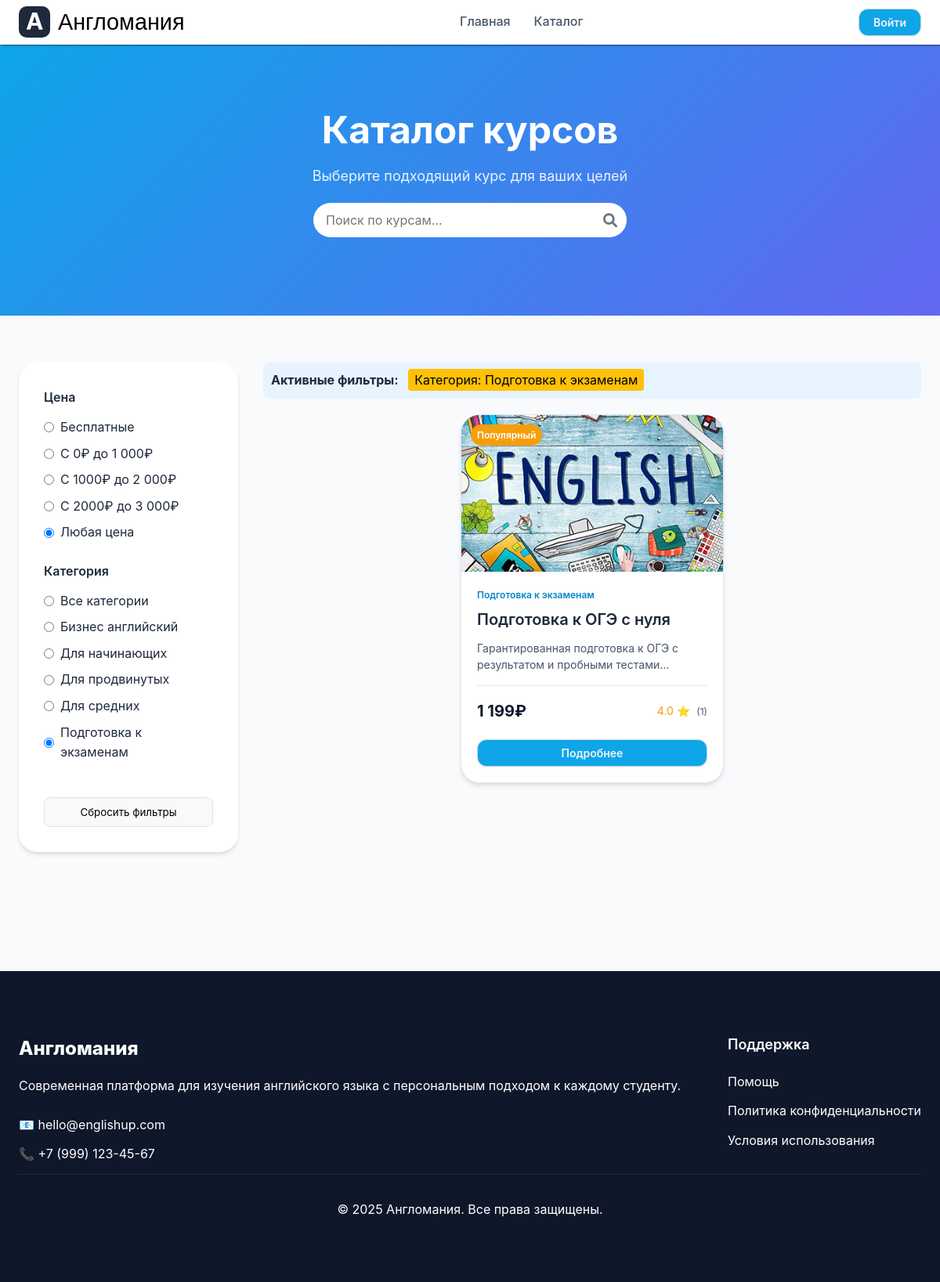
/index.php?page=catalog&category=exams, run on the app's committed database.
### tables this page shows
CREATE TABLE `categories` (
  `id` int NOT NULL,
  `name` varchar(255) NOT NULL,
  `description` text,
  `slug` varchar(255) NOT NULL,
  `created_at` timestamp NULL DEFAULT CURRENT_TIMESTAMP,
  `updated_at` timestamp NULL DEFAULT CURRENT_TIMESTAMP ON UPDATE CURRENT_TIMESTAMP
);

CREATE TABLE `courses` (
  `id` int NOT NULL,
  `category_id` int NOT NULL,
  `title` varchar(255) NOT NULL,
  `description` text,
  `full_description` text,
  `price` decimal(10,2) NOT NULL,
  `image` varchar(255) DEFAULT NULL,
  `pdf_file` varchar(255) DEFAULT NULL,
  `rating` decimal(3,2) DEFAULT '0.00',
  `is_popular` tinyint(1) DEFAULT '0',
  `is_active` tinyint(1) DEFAULT '1',
  `created_at` timestamp NULL DEFAULT CURRENT_TIMESTAMP,
  `updated_at` timestamp NULL DEFAULT CURRENT_TIMESTAMP ON UPDATE CURRENT_TIMESTAMP
);

### db/database.php (called while the page is built, shortened)
<?php
function getDBConnection() {
    static $pdo = null;
    if ($pdo === null) {
        try {
            $dsn = "mysql:host=" . DB_HOST . ";dbname=" . DB_NAME . ";charset=" . DB_CHARSET;
            $options = [
                PDO::ATTR_ERRMODE => PDO::ERRMODE_EXCEPTION,
                PDO::ATTR_DEFAULT_FETCH_MODE => PDO::FETCH_ASSOC,
                PDO::ATTR_EMULATE_PREPARES => false,
            ];
            $pdo = new PDO($dsn, DB_USER, DB_PASS, $options);
        } catch (PDOException $e) {
            die("Ошибка подключения к базе данных: " . $e->getMessage());
        }
    }
    return $pdo;
}
function query($sql, $params = []) {
    $pdo = getDBConnection();
    $stmt = $pdo->prepare($sql);
    $stmt->execute($params);
    return $stmt->fetchAll();
}
function queryOne($sql, $params = []) {
    $pdo = getDBConnection();
    $stmt = $pdo->prepare($sql);
    $stmt->execute($params);
    return $stmt->fetch();
}
?>

### includes/courses.php (called while the page is built, shortened)
<?php
require_once __DIR__ . '/../db/database.php';
function getCourseRatingFromReviews($courseId) {
    $sql = "SELECT AVG(rating) as avg_rating, COUNT(*) as review_count
            FROM reviews
            WHERE course_id = ?";
    $result = queryOne($sql, [$courseId]);
    if ($result && $result['review_count'] > 0) {
        return [
            'rating' => round($result['avg_rating'], 1),
            'count' => $result['review_count']
        ];
    }
    return [
        'rating' => 0,
        'count' => 0
    ];
}
function getCourses($filters = []) {
    $sql = "SELECT c.*, cat.name as category_name, cat.slug as category_slug,
                   COALESCE(AVG(r.rating), 0) as calculated_rating,
                   COUNT(r.id) as review_count
            FROM courses c
            JOIN categories cat ON c.category_id = cat.id
            LEFT JOIN reviews r ON c.id = r.course_id
            WHERE c.is_active = 1";
    $params = [];
    if (!empty($filters['category'])) {
        $sql .= " AND cat.slug = ?";
        $params[] = $filters['category'];
    }
    $sql .= " GROUP BY c.id";
    $orderBy = " ORDER BY c.created_at DESC";
    $sql .= $orderBy;
    return query($sql, $params);
}
function getCategories() {
    return query("SELECT * FROM categories ORDER BY name ASC");
}
?>

### pages/catalog.php (the view, shortened to what this page needs)
<?php
$filters = [
    'category' => $_GET['category'] ?? '',
    'price_min' => isset($_GET['price_min']) ? (int)$_GET['price_min'] : null,
    'price_max' => isset($_GET['price_max']) ? (int)$_GET['price_max'] : null,
    'rating' => isset($_GET['rating']) ? (float)$_GET['rating'] : '',
    'search' => $_GET['search'] ?? '',
    'sort' => $_GET['sort'] ?? '',
    'price_range' => $_GET['price_range'] ?? ''
];
$courses = getCourses($filters);
$categories = getCategories();
?>
<section class="catalog-section">
    <div class="catalog-header">
        <div class="container">
            <h1 style="font-size: 48px; font-weight: 700; margin-bottom: 16px;">Каталог курсов</h1>
            <p style="font-size: 18px; opacity: 0.9;">Выберите подходящий курс для ваших целей</p>
            <form method="GET" action="" style="position: relative; max-width: 400px; margin: 20px auto;">
                <div style="position: relative;">
                    <input type="text"
                           name="search"
                           placeholder="Поиск по курсам..."
                           value="<?= htmlspecialchars($filters['search']) ?>"
                           style="width: 100%;
                                  padding: 12px 45px 12px 16px;
                                  border: 2px solid #e1e5e9;
                                  border-radius: 25px;
                                  font-size: 16px;
                                  transition: all 0.3s ease;
                                  border: none;
                                  user-select: none;"
                           onblur="this.style.borderColor='#e1e5e9'">
                    <button type="submit"
                            style="position: absolute;
                                   right: 12px;
                                   top: 50%;
                                   transform: translateY(-50%);
                                   background: none;
                                   border: none;
                                   cursor: pointer;
                                   color: #6c757d;
                                   font-size: 18px;">
                        <i class="fa-solid fa-magnifying-glass"></i>
                    </button>
                </div>
            </form>
        </div>
    </div>
    <div class="container">
        <form method="GET" action="" id="filter-form">
            <div class="catalog-grid">
                <div>
                    <div class="filters-sidebar">
                        <div class="filter-group">
                            <div class="filter-title">Цена</div>
                            <div class="filter-options">
                                <label class="filter-option">
                                    <input type="radio"
                                           name="price_range"
                                           value="free"
                                           <?= ($_GET['price_range'] ?? '') === 'free' ? 'checked' : '' ?>
                                           onchange="document.getElementById('filter-form').submit()">
                                    Бесплатные
                                </label>
                                <label class="filter-option">
                                    <input type="radio"
                                           name="price_range"
                                           value="0-1000"
                                           <?= ($_GET['price_range'] ?? '') === '0-1000' ? 'checked' : '' ?>
                                           onchange="document.getElementById('filter-form').submit()">
                                    С 0₽ до 1 000₽
                                </label>
                                <label class="filter-option">
                                    <input type="radio"
                                           name="price_range"
                                           value="1000-2000"
                                           <?= ($_GET['price_range'] ?? '') === '1000-2000' ? 'checked' : '' ?>
                                           onchange="document.getElementById('filter-form').submit()">
                                    С 1000₽ до 2 000₽
                                </label>
                                <label class="filter-option">
                                    <input type="radio"
                                           name="price_range"
                                           value="2000-3000"
                                           <?= ($_GET['price_range'] ?? '') === '2000-3000' ? 'checked' : '' ?>
                                           onchange="document.getElementById('filter-form').submit()">
                                    С 2000₽ до 3 000₽
                                </label>
                                <label class="filter-option">
                                    <input type="radio"
                                           name="price_range"
                                           value=""
                                           <?= empty($_GET['price_range'] ?? '') ? 'checked' : '' ?>
                                           onchange="document.getElementById('filter-form').submit()">
                                    Любая цена
                                </label>
                            </div>
                        </div>
                        <div class="filter-group">
                            <div class="filter-title">Категория</div>
                            <div class="filter-options">
                                <label class="filter-option">
                                    <input type="radio"
                                           name="category"
                                           value=""
                                           <?= empty($filters['category']) ? 'checked' : '' ?>
                                           onchange="document.getElementById('filter-form').submit()">
                                    Все категории
                                </label>
                                <?php foreach ($categories as $category): ?>
                                <label class="filter-option">
                                    <input type="radio"
                                           name="category"
                                           value="<?= htmlspecialchars($category['slug']) ?>"
                                           <?= $filters['category'] == $category['slug'] ? 'checked' : '' ?>
                                           onchange="document.getElementById('filter-form').submit()">
                                    <?= htmlspecialchars($category['name']) ?>
                                </label>
                                <?php endforeach; ?>
                            </div>
                        </div>
                        <button type="button"
                                onclick="window.location.href='?page=catalog'"
                                style="width: 100%;
                                       padding: 10px;
                                       background: #f8f9fa;
                                       border: 1px solid #dee2e6;
                                       border-radius: 8px;
                                       cursor: pointer;
                                       margin-top: 20px;">
                            Сбросить фильтры
                        </button>
                    </div>
                </div>
                <div class="catalog-content">
                    <?php if (!empty($filters['search']) || !empty($filters['category']) || !empty($filters['price_range']) || !empty($filters['rating'])): ?>
                    <div style="margin-bottom: 20px; padding: 10px; background: #e7f3ff; border-radius: 8px;">
                        <strong>Активные фильтры:</strong>
                        <?php if (!empty($filters['category'])): ?>
                            <?php
                            $category_name = '';
                            foreach ($categories as $cat) {
                                if ($cat['slug'] == $filters['category']) {
                                    $category_name = $cat['name'];
                                    break;
                                }
                            }
                            ?>
                            <span style="background: #ffc107; color: black; padding: 4px 8px; border-radius: 4px; margin-left: 8px;">
                                Категория: <?= htmlspecialchars($category_name) ?>
                            </span>
                        <?php endif; ?>
                    </div>
                    <?php endif; ?>
                    <?php if (empty($courses)): ?>
                        <div class="empty-state">
                            <h3 class="heading-md">Курсы не найдены</h3>
                            <p class="body-md" style="color: var(--gray-600); margin-top: 12px;">
                                Попробуйте изменить параметры фильтрации
                            </p>
                        </div>
                    <?php else: ?>
                        <div class="courses-flex">
                            <?php foreach ($courses as $course):
                                $courseRating = getCourseRatingFromReviews($course['id']);
                            ?>
                            <div class="course-card">
                                <div class="course-image">
                                    <img src="<?php echo htmlspecialchars($course['image']); ?>" alt="<?php echo htmlspecialchars($course['title']); ?>">
                                    <?php if ($course['is_popular']): ?>
                                        <div class="popular-badge">Популярный</div>
                                    <?php endif; ?>
                                </div>
                                <div class="course-content">
                                    <span class="course-category"><?php echo htmlspecialchars($course['category_name']); ?></span>
                                    <h3 class="heading-sm"><?php echo htmlspecialchars($course['title']); ?></h3>
                                    <p class="body-sm" style="color: var(--gray-600); margin-top: 12px;">
                                        <?php echo htmlspecialchars(mb_substr($course['description'], 0, 100)); ?>...
                                    </p>
                                    <div class="course-meta">
                                        <div class="course-price">
                                            <?php echo $course['price'] == 0 ? 'Бесплатно' : number_format($course['price'], 0, ',', ' ') . '₽'; ?>
                                        </div>
                                        <div class="course-rating">
                                            <?php if ($courseRating['count'] > 0): ?>
                                                <?php echo number_format($courseRating['rating'], 1); ?> ⭐
                                                <span style="font-size: 12px; color: var(--gray-600); margin-left: 4px;">
                                                    (<?php echo $courseRating['count']; ?>)
                                                </span>
                                            <?php else: ?>
                                                <span style="color: var(--gray-400);">Нет отзывов</span>
                                            <?php endif; ?>
                                        </div>
                                    </div>
                                    <a href="index.php?page=course&id=<?php echo $course['id']; ?>" class="btn btn-primary" style="width: 100%; margin-top: 20px;">
                                        Подробнее
                                    </a>
                                </div>
                            </div>
                            <?php endforeach; ?>
                        </div>
                    <?php endif; ?>
                </div>
            </div>
        </form>
    </div>
</section>

### data on the page
categories: slug "☐ Бизнес английский", name "Бизнес английский"
categories: slug "☐ Для начинающих", name "Для начинающих"
categories: slug "☐ Для продвинутых", name "Для продвинутых"
categories: slug "☐ Для средних", name "Для средних"
categories: slug "☑ Подготовка к экзаменам", name "Подготовка к экзаменам"
courses: image (picture), is_popular "Популярный", category.name "Подготовка к экзаменам", title "Подготовка к ОГЭ с нуля", description "Гарантированная подготовка к ОГЭ с результатом и пробными тестами", price "1 199", rating "4.0", count "1"
